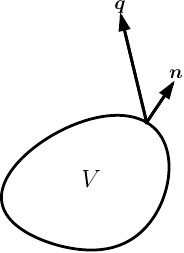

Write Python code to recreate this figure.
"""
Mapping of arbitrary continnum volume as often needed when
deriving PDEs in continuum mechanics.
"""
from pysketcher import *

H = 7.
W = 5.

drawing_tool.set_coordinate_system(xmin=0, xmax=W,
                                   ymin=2, ymax=H,
                                   axis=False)
#drawing_tool.set_grid(True)
drawing_tool.set_linecolor('black')

volume1 = ArbitraryVolume((2*W/10, H/2,), vector_field_symbol='q',
                          width=W/4)

fig = Composition({'volume1': volume1})
fig.draw()
drawing_tool.display()
drawing_tool.savefig('tmp1')

input()
